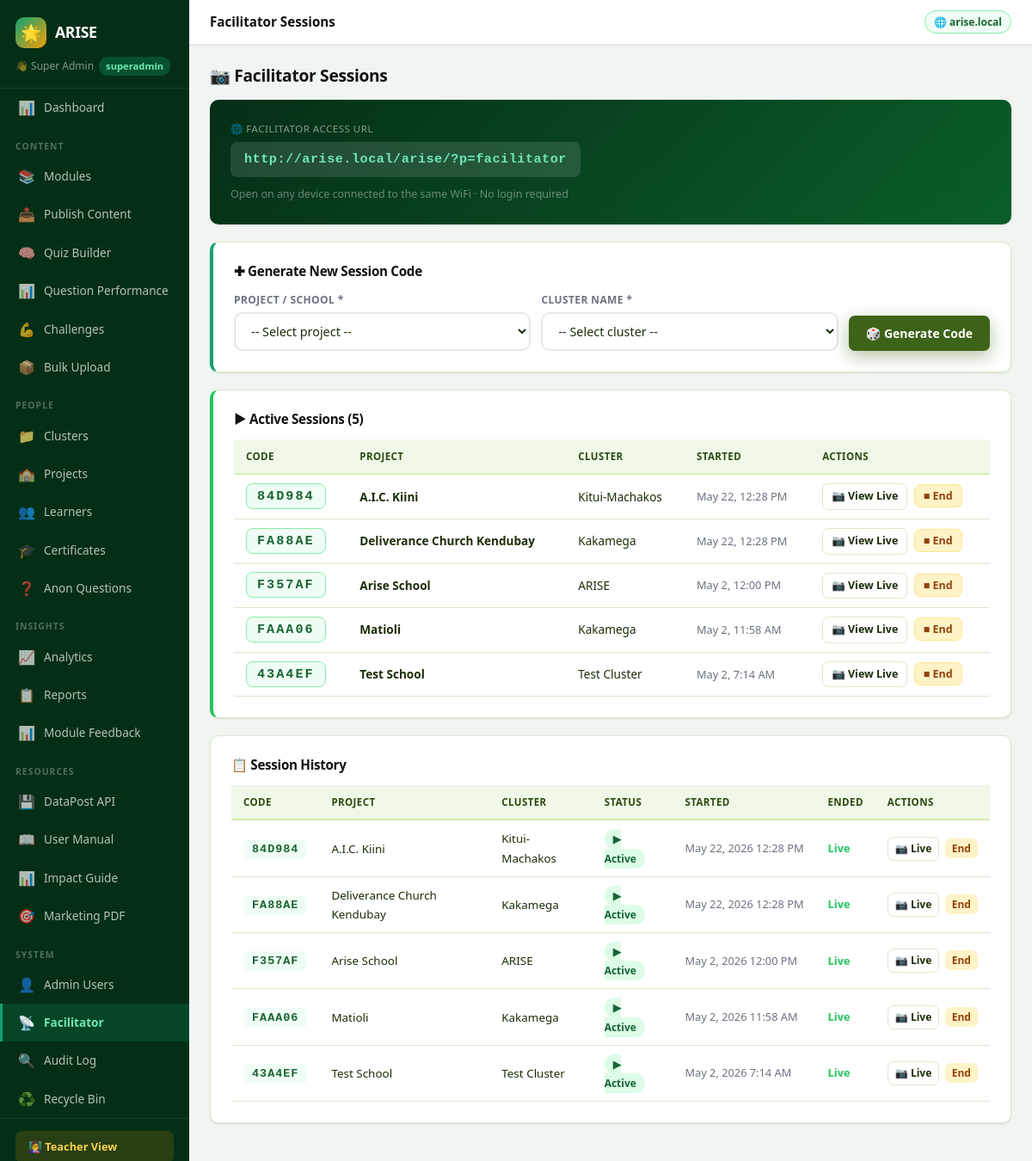
The page /admin/dashboard?p=facilitator (signed in) on the database its author committed.
### tables this page shows
CREATE TABLE facilitator_sessions (
    id INTEGER PRIMARY KEY AUTOINCREMENT,
    facilitator_id INTEGER NOT NULL,
    cluster_name TEXT,
    school_name TEXT,
    session_code TEXT UNIQUE NOT NULL,
    is_active INTEGER DEFAULT 1,
    started_at DATETIME DEFAULT CURRENT_TIMESTAMP,
    ended_at DATETIME
);

### includes/config.php (called while the page is built, shortened)
<?php
function db(): SQLite3 {
    static $db = null;
    if ($db === null) {
        $db = new SQLite3(DB_PATH);
        $db->enableExceptions(true);
        $db->exec('PRAGMA journal_mode=WAL');
        $db->exec('PRAGMA foreign_keys=ON');
    }
    return $db;
}
function e(string $str): string {
    return htmlspecialchars($str, ENT_QUOTES, 'UTF-8');
}

### admin/pages/admin_facilitator.php (the view, shortened to what this page needs)
<?php
$sessions = [];
try {
    $res = db()->query(
        "SELECT * FROM facilitator_sessions ORDER BY started_at DESC LIMIT 100"
    );
    while ($r = $res->fetchArray(SQLITE3_ASSOC)) {
        $sessions[] = $r;
    }
} catch (Exception $e) {
    $msg = '&#9888; facilitator_sessions table not found. Run schema migration to create it.';
}
$schools = [];
try {
    $sr = db()->query("SELECT DISTINCT s.school_name FROM students s INNER JOIN schools sc ON sc.name = s.school_name AND sc.is_active=1 WHERE s.is_active=1 AND s.school_name != '' ORDER BY s.school_name");
    while ($r = $sr->fetchArray(SQLITE3_ASSOC)) $schools[] = $r['school_name'];
} catch (Exception $e) {}
$clusters = [];
try {
    $cr = db()->query("SELECT DISTINCT s.class_name FROM students s INNER JOIN schools sc ON sc.name = s.school_name AND sc.is_active=1 WHERE s.is_active=1 AND s.class_name != '' ORDER BY s.class_name");
    while ($r = $cr->fetchArray(SQLITE3_ASSOC)) $clusters[] = $r['class_name'];
} catch (Exception $e) {}
$activeSessions  = array_filter($sessions, fn($s) => intval($s['is_active']) === 1);
?>
<h1 class="page-title" style="font-size:1.2rem;font-weight:800;color:#111;margin-bottom:16px;">
  &#128247; Facilitator Sessions
</h1>
<div class="dp-card" style="background:linear-gradient(135deg,#052e16,#0a5e2a);color:#fff;margin-bottom:20px;border:none;">
  <div style="font-size:.72rem;color:rgba(255,255,255,.5);text-transform:uppercase;letter-spacing:.5px;margin-bottom:6px;">
    &#127760; Facilitator Access URL
  </div>
  <code style="background:rgba(255,255,255,.12);color:#6ee7b7;padding:8px 16px;border-radius:8px;font-size:.95rem;font-weight:700;letter-spacing:.5px;display:inline-block;margin-bottom:6px;">
    http://arise.local/arise/?p=facilitator
  </code>
  <div style="font-size:.78rem;color:rgba(255,255,255,.4);margin-top:4px;">
    Open on any device connected to the same WiFi &middot; No login required
  </div>
</div>
<div class="dp-card" style="margin-bottom:20px;border-left:4px solid #0ea271;">
  <h2 style="font-size:.95rem;font-weight:800;color:#111;margin-bottom:14px;">
    &#10010; Generate New Session Code
  </h2>
  <form method="POST">
    <div style="display:flex;gap:12px;flex-wrap:wrap;align-items:flex-end;">
      <div style="flex:2;min-width:160px;">
        <label style="display:block;font-size:.75rem;font-weight:700;color:#6b7280;margin-bottom:5px;text-transform:uppercase;letter-spacing:.4px;">
          Project / School *
        </label>
        <?php if ($schools): ?>
        <select name="school_name" required style="padding:10px 14px;border:2px solid #e5e7eb;border-radius:10px;font-size:.9rem;font-family:inherit;width:100%;background:#fff;">
          <option value="">-- Select project --</option>
        </select>
        <?php else: ?>
        <input type="text" name="school_name" required placeholder="e.g. Nairobi Youth Project"
               style="padding:10px 14px;border:2px solid #e5e7eb;border-radius:10px;font-size:.9rem;font-family:inherit;width:100%;">
        <?php endif; ?>
      </div>
      <div style="flex:2;min-width:160px;">
        <label style="display:block;font-size:.75rem;font-weight:700;color:#6b7280;margin-bottom:5px;text-transform:uppercase;letter-spacing:.4px;">
          Cluster Name *
        </label>
        <?php if ($clusters): ?>
        <select name="cluster_name" required style="padding:10px 14px;border:2px solid #e5e7eb;border-radius:10px;font-size:.9rem;font-family:inherit;width:100%;background:#fff;">
          <option value="">-- Select cluster --</option>
        </select>
        <?php else: ?>
        <input type="text" name="cluster_name" required placeholder="e.g. Group A, Cohort 2025"
               style="padding:10px 14px;border:2px solid #e5e7eb;border-radius:10px;font-size:.9rem;font-family:inherit;width:100%;">
        <?php endif; ?>
      </div>
      <div style="align-self:flex-end;padding-bottom:0;">
        <button type="submit" class="btn btn-primary" style="padding:11px 20px;white-space:nowrap;">
          &#127922; Generate Code
        </button>
      </div>
    </div>
  </form>
</div>
<?php if (count($activeSessions) > 0): ?>
<div class="dp-card" style="margin-bottom:20px;border-left:4px solid #22c55e;">
  <h2 style="font-size:.95rem;font-weight:800;color:#111;margin-bottom:14px;">
    &#9654; Active Sessions (<?= count($activeSessions) ?>)
  </h2>
  <div style="overflow-x:auto;">
    <table class="arise-table" style="font-size:.85rem;">
      <thead>
        <tr>
          <th>Code</th>
          <th>Project</th>
          <th>Cluster</th>
          <th>Started</th>
          <th>Actions</th>
        </tr>
      </thead>
      <tbody>
        <?php foreach ($activeSessions as $s): ?>
        <tr>
          <td>
            <code style="background:#f0fdf4;color:#166534;padding:5px 12px;border-radius:8px;font-size:.95rem;font-weight:800;letter-spacing:2px;border:1px solid #86efac;">
              <?= e($s['session_code']) ?>
            </code>
          </td>
          <td><strong><?= e($s['school_name'] ?? '') ?></strong></td>
          <td><?= e($s['cluster_name'] ?? '') ?></td>
          <td style="font-size:.8rem;color:#6b7280;white-space:nowrap;">
            <?= $s['started_at'] ? date('M j, g:i A', strtotime($s['started_at'])) : '—' ?>
          </td>
          <td style="white-space:nowrap;">
            <a href="/arise/?p=facilitator&project=<?= urlencode($s['school_name'] ?? '') ?>&cluster=<?= urlencode($s['cluster_name'] ?? '') ?>"
               target="_blank" class="btn btn-secondary btn-sm" style="font-size:.78rem;padding:4px 10px;">
              &#128247; View Live
            </a>
            <form method="POST" style="display:inline-block;margin-left:4px;">
              <button type="submit" class="btn btn-sm"
                      style="background:#fef3c7;color:#92400e;border:1px solid #fde68a;font-size:.78rem;padding:4px 10px;"
                      onclick="return confirm('End this session?')">
                &#9632; End
              </button>
            </form>
          </td>
        </tr>
        <?php endforeach; ?>
      </tbody>
    </table>
  </div>
</div>
<?php endif; ?>
<?php if (count($sessions) > 0): ?>
<div class="dp-card">
  <h2 style="font-size:.95rem;font-weight:800;color:#111;margin-bottom:14px;">
    &#128203; Session History
  </h2>
  <div style="overflow-x:auto;">
    <table class="arise-table" style="font-size:.84rem;">
      <thead>
        <tr>
          <th>Code</th>
          <th>Project</th>
          <th>Cluster</th>
          <th>Status</th>
          <th>Started</th>
          <th>Ended</th>
          <th>Actions</th>
        </tr>
      </thead>
      <tbody>
        <?php foreach ($sessions as $s):
          $isActive = intval($s['is_active']) === 1;
        ?>
        <tr>
          <td>
            <code style="background:<?= $isActive ? '#f0fdf4' : '#f9fafb' ?>;
                   color:<?= $isActive ? '#166534' : '#6b7280' ?>;
                   padding:4px 10px;border-radius:6px;font-weight:700;letter-spacing:1px;">
              <?= e($s['session_code']) ?>
            </code>
          </td>
          <td><?= e($s['school_name'] ?? '') ?></td>
          <td><?= e($s['cluster_name'] ?? '') ?></td>
          <td>
            <?php if ($isActive): ?>
              <span style="background:#dcfce7;color:#166534;padding:3px 10px;border-radius:20px;font-size:.75rem;font-weight:700;">
                &#9654; Active
              </span>
            <?php else: ?>
              <span style="background:#f3f4f6;color:#6b7280;padding:3px 10px;border-radius:20px;font-size:.75rem;font-weight:600;">
                &#9632; Ended
              </span>
            <?php endif; ?>
          </td>
          <td style="font-size:.8rem;color:#6b7280;white-space:nowrap;">
            <?= $s['started_at'] ? date('M j, Y g:i A', strtotime($s['started_at'])) : '—' ?>
          </td>
          <td style="font-size:.8rem;color:#9ca3af;white-space:nowrap;">
            <?= $s['ended_at'] ? date('M j, Y g:i A', strtotime($s['ended_at'])) : ($isActive ? '<span style="color:#22c55e;font-weight:600;">Live</span>' : '—') ?>
          </td>
          <td style="white-space:nowrap;">
            <?php if ($isActive): ?>
            <a href="/arise/?p=facilitator&project=<?= urlencode($s['school_name'] ?? '') ?>&cluster=<?= urlencode($s['cluster_name'] ?? '') ?>"
               target="_blank" class="btn btn-secondary btn-sm" style="font-size:.75rem;padding:3px 8px;">
              &#128247; Live
            </a>
            <form method="POST" style="display:inline-block;margin-left:3px;">
              <button type="submit" class="btn btn-sm"
                      style="background:#fef3c7;color:#92400e;font-size:.75rem;padding:3px 8px;"
                      onclick="return confirm('End this session?')">
                End
              </button>
            </form>
            <?php endif; ?>
          </td>
        </tr>
        <?php endforeach; ?>
      </tbody>
    </table>
  </div>
</div>
<?php endif; ?>

### public/css/style.css (style rules this page uses)
:root { --green: #3D6318; --green-dark: #2D4A12; --green-deeper:#1E3209; --green-mid: #4F7E20; --green-light: #D4EDAA; --green-pale: #F0F8E8; --orange: #FF9700; --orange-dark: #E07800; --orange-deeper:#B86200; --orange-light: #FFE4A3; --orange-pale: #FFF7E6; --blue: #1D4ED8; --blue-light: #DBEAFE; --blue-pale: #EFF6FF; --purple: #7C3AED; --purple-light:#EDE9FE; --purple-pale: #F5F3FF; --ok: #3D6318; --ok-l: #D4EDAA; --err: #DC2626; --err-l: #FEE2E2; --warn: #FF9700; --warn-l: #FFE4A3; --info: #1D4ED8; --info-l: #DBEAFE; --dark: #1A2E08; --dark-2: #2D4A12; --mid: #4A6428; --muted: #8A9E70; --border: #DDE8CC; --bg: #F7FAF2; --white: #FFFFFF; --light: #EEF5E4; --shadow: 0 1px 3px rgba(0,0,0,.07), 0 1px 2px rgba(0,0,0,.05); --shadow-md: 0 4px 16px rgba(61,99,24,.14), 0 2px 8px rgba(0,0,0,.06); --shadow-lg: 0 10px 40px rgba(61,99,24,.18), 0 4px 12px rgba(0,0,0,.08); --shadow-g: 0 6px 20px rgba(61,99,24,.4); --shadow-o: 0 6px 20px rgba(255,151,0,.4); --r: 10px; --r-sm: 7px; --r-lg: 18px; --r-full: 9999px; --t: all .18s cubic-bezier(.4,0,.2,1); }
*,*::before,*::after { margin:0;padding:0;box-sizing:border-box; }
html { scroll-behavior:smooth; }
body { font-family:'Segoe UI',system-ui,-apple-system,sans-serif;background:linear-gradient(135deg,#0D5E3D 0%,#1E8055 35%,#FF9700 100%);background-attachment:fixed;color:var(--dark);font-size:15px;line-height:1.65;-webkit-font-smoothing:antialiased;min-height:100vh;overflow-y:scroll; }
h1,h2,h3,h4,h5 { font-family:'Segoe UI',system-ui,-apple-system,sans-serif;font-weight:700;letter-spacing:-.3px;line-height:1.25; }
a { color:var(--green);text-decoration:none;transition:var(--t); }
.page-title { font-size:1.65rem;font-weight:800;margin-bottom:24px;color:var(--dark); }
.dp-card { background:#fff;border-radius:var(--r);padding:24px;box-shadow:var(--shadow);border:1px solid var(--border);margin-bottom:20px;transition:box-shadow .2s; }
.btn { display:inline-flex;align-items:center;justify-content:center;gap:6px;padding:10px 20px;border-radius:var(--r-sm);font-family:inherit;font-weight:700;font-size:.875rem;border:none;cursor:pointer;transition:var(--t);white-space:nowrap; }
.btn-primary { background:var(--green);color:#fff;box-shadow:var(--shadow-g); }
.btn-secondary { background:#fff;color:var(--dark);border:1.5px solid var(--border); }
.btn-sm { padding:6px 13px;font-size:.78rem; }
input[type=text],input[type=number],input[type=email],input[type=password],input[type=file],select,textarea { width:100%;padding:10px 14px;border:1.5px solid var(--border);border-radius:var(--r-sm);font-size:.9rem;font-family:inherit;background:#fff;color:var(--dark);transition:var(--t); }
label { display:block;font-size:.75rem;font-weight:700;color:var(--muted);margin-bottom:5px;text-transform:uppercase;letter-spacing:.4px; }
.arise-table { width:100%;border-collapse:collapse;font-size:.875rem; }
.arise-table thead tr { background:var(--green-pale); }
.arise-table th { padding:10px 14px;text-align:left;border-bottom:2px solid var(--green-light);font-size:.72rem;text-transform:uppercase;letter-spacing:.4px;color:var(--green-dark);font-weight:700; }
.arise-table td { padding:10px 14px;border-bottom:1px solid var(--border);vertical-align:middle; }
.dp-card,.module-card,.feature-card { animation:fadeUp .15s ease both; }

### admin/index.php (style rules this page uses)
* { box-sizing:border-box;margin:0;padding:0; }
body { background:#f1f5f2;font-family:'Segoe UI',sans-serif;display:flex;min-height:100vh; }

### rows shown on the page
facilitator_sessions: session_code "84D984", school_name "A.I.C. Kiini", cluster_name "Kitui-Machakos", started_at "May 22, 12:28 PM", is_active "▶ Active", started_at "May 22, 2026 12:28 PM"
facilitator_sessions: session_code "FA88AE", school_name "Deliverance Church Kendubay", cluster_name "Kakamega", started_at "May 22, 12:28 PM", is_active "▶ Active", started_at "May 22, 2026 12:28 PM"
facilitator_sessions: session_code "F357AF", school_name "Arise School", cluster_name "ARISE", started_at "May 2, 12:00 PM", is_active "▶ Active", started_at "May 2, 2026 12:00 PM"
facilitator_sessions: session_code "FAAA06", school_name "Matioli", cluster_name "Kakamega", started_at "May 2, 11:58 AM", is_active "▶ Active", started_at "May 2, 2026 11:58 AM"
facilitator_sessions: session_code "43A4EF", school_name "Test School", cluster_name "Test Cluster", started_at "May 2, 7:14 AM", is_active "▶ Active", started_at "May 2, 2026 7:14 AM"

### other values the page prints
$adminName "Super Admin"
$adminRole ?: 'admin' "superadmin"
$n['icon'] "📊"
$n['label'] "Dashboard"
$groupLabel "CONTENT"
$n['icon'] "📚"
$n['label'] "Modules"
$n['icon'] "📤"
$n['label'] "Publish Content"
$n['icon'] "🧠"
$n['label'] "Quiz Builder"
$n['label'] "Question Performance"
$n['icon'] "💪"
$n['label'] "Challenges"
$n['icon'] "📦"
